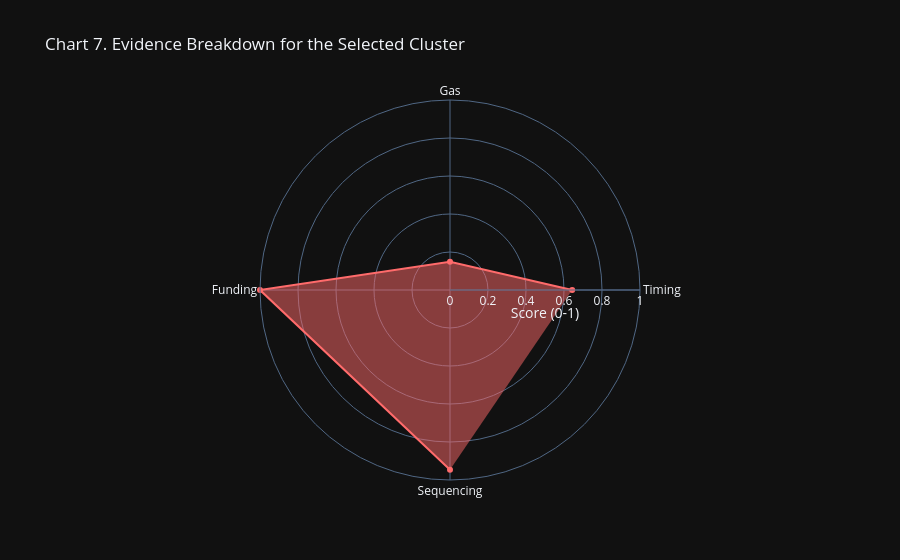

Notebook source saved alongside this figure:
### Markdown cell above
## 4) The Explainer — Why These Wallets Are Linked

We now convert cluster signals into plain-English evidence. This gives risk teams a short narrative they can attach to governance or distribution decisions.

### Code cell
explanation = explain_wallet_linkage(cluster_addresses, tx, features)

radar_scores = {
    'Timing': float(coord_breakdown_df.get('temporal_correlation', pd.Series([0.0])).mean()),
    'Gas': float(coord_breakdown_df.get('gas_similarity', pd.Series([0.0])).mean()),
    'Funding': float(coord_breakdown_df.get('common_funding', pd.Series([0.0])).mean()),
    'Sequencing': float(coord_breakdown_df.get('sequential_activity', pd.Series([0.0])).mean()),
}

fig7 = go.Figure(
    data=go.Scatterpolar(
        r=list(radar_scores.values()),
        theta=list(radar_scores.keys()),
        fill='toself',
        name='Evidence strength',
        marker=dict(color='#ff6b6b'),
    )
)
fig7.update_layout(
    template='plotly_dark',
    title='Chart 7. Evidence Breakdown for the Selected Cluster',
    polar=dict(radialaxis=dict(visible=True, range=[0, 1], title='Score (0-1)')),
)
render_chart(fig7, 'chart_07_evidence_radar.png')

print('Plain-English explainer output:')
for idx, sentence in enumerate(explanation.get('evidence_sentences', []), start=1):
    print(f'{idx}. {sentence}')
print('Confidence score:', round(float(explanation.get('confidence_score', 0.0)), 3))

### Figure 1 — Plotly figure (JSON) as saved in the notebook; plotly's stock layout.template omitted (floating-point values rounded to 4 significant figures)
{"data": [{"fill": "toself", "marker": {"color": "#ff6b6b"}, "name": "Evidence strength", "r": [0.6429, 0.1484, 1.0, 0.9464], "theta": ["Timing", "Gas", "Funding", "Sequencing"], "type": "scatterpolar"}], "layout": {"polar": {"radialaxis": {"range": [0, 1], "title": {"text": "Score (0-1)"}, "visible": true}}, "title": {"text": "Chart 7. Evidence Breakdown for the Selected Cluster"}}}
